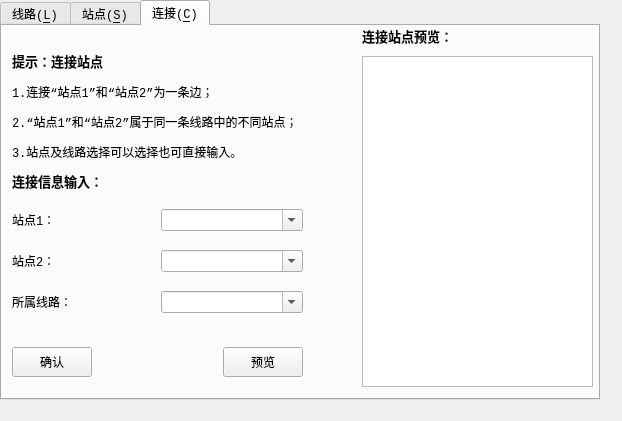
<?xml version="1.0" encoding="UTF-8"?>
<ui version="4.0">
 <class>ManageLines</class>
 <widget class="QDialog" name="ManageLines">
  <property name="enabled">
   <bool>true</bool>
  </property>
  <property name="geometry">
   <rect>
    <x>0</x>
    <y>0</y>
    <width>622</width>
    <height>421</height>
   </rect>
  </property>
  <property name="font">
   <font>
    <family>Consolas</family>
   </font>
  </property>
  <property name="windowTitle">
   <string>添加</string>
  </property>
  <property name="windowIcon">
   <iconset resource="resource.qrc">
    <normaloff>:/icon/icon/add.png</normaloff>:/icon/icon/add.png</iconset>
  </property>
  <widget class="QTabWidget" name="tabWidget">
   <property name="enabled">
    <bool>true</bool>
   </property>
   <property name="geometry">
    <rect>
     <x>0</x>
     <y>0</y>
     <width>600</width>
     <height>400</height>
    </rect>
   </property>
   <property name="tabPosition">
    <enum>QTabWidget::North</enum>
   </property>
   <property name="tabShape">
    <enum>QTabWidget::Rounded</enum>
   </property>
   <property name="currentIndex">
    <number>2</number>
   </property>
   <property name="elideMode">
    <enum>Qt::ElideNone</enum>
   </property>
   <widget class="QWidget" name="tabAddLine">
    <property name="font">
     <font>
      <family>Consolas</family>
     </font>
    </property>
    <attribute name="icon">
     <iconset resource="resource.qrc">
      <normaloff>:/icon/icon/subway.png</normaloff>:/icon/icon/subway.png</iconset>
    </attribute>
    <attribute name="title">
     <string>线路(&amp;L)</string>
    </attribute>
    <widget class="QLabel" name="label">
     <property name="geometry">
      <rect>
       <x>20</x>
       <y>0</y>
       <width>560</width>
       <height>160</height>
      </rect>
     </property>
     <property name="font">
      <font>
       <family>Consolas</family>
      </font>
     </property>
     <property name="text">
      <string>&lt;html&gt;&lt;head/&gt;&lt;body&gt;&lt;p&gt;&lt;span style=&quot; font-size:10pt; font-weight:600;&quot;&gt;说明：新增线路方法&lt;/span&gt;&lt;/p&gt;&lt;p&gt;1.先添加新线路信息；&lt;/p&gt;&lt;p&gt;2.然后在【站点】中添加线路站点；&lt;/p&gt;&lt;p&gt;3.最后在【连接】中确定站点连接关系；&lt;/p&gt;&lt;/body&gt;&lt;/html&gt;</string>
     </property>
    </widget>
    <widget class="QLabel" name="label_12">
     <property name="geometry">
      <rect>
       <x>20</x>
       <y>160</y>
       <width>191</width>
       <height>31</height>
      </rect>
     </property>
     <property name="text">
      <string>&lt;html&gt;&lt;head/&gt;&lt;body&gt;&lt;p&gt;&lt;span style=&quot; font-size:10pt; font-weight:600;&quot;&gt;线路信息输入：&lt;/span&gt;&lt;/p&gt;&lt;/body&gt;&lt;/html&gt;</string>
     </property>
    </widget>
    <widget class="QLabel" name="label_13">
     <property name="geometry">
      <rect>
       <x>340</x>
       <y>160</y>
       <width>91</width>
       <height>31</height>
      </rect>
     </property>
     <property name="text">
      <string>&lt;html&gt;&lt;head/&gt;&lt;body&gt;&lt;p&gt;&lt;span style=&quot; font-size:10pt; font-weight:600;&quot;&gt;线路预览：&lt;/span&gt;&lt;/p&gt;&lt;/body&gt;&lt;/html&gt;</string>
     </property>
    </widget>
    <widget class="QWidget" name="layoutWidget8">
     <property name="geometry">
      <rect>
       <x>20</x>
       <y>200</y>
       <width>278</width>
       <height>41</height>
      </rect>
     </property>
     <layout class="QHBoxLayout" name="horizontalLayout">
      <item>
       <widget class="QLabel" name="label_3">
        <property name="text">
         <string>线路名称：</string>
        </property>
        <property name="buddy">
         <cstring>routeNameLineEdit</cstring>
        </property>
       </widget>
      </item>
      <item>
       <widget class="QLineEdit" name="routeNameLineEdit">
        <property name="minimumSize">
         <size>
          <width>0</width>
          <height>30</height>
         </size>
        </property>
        <property name="maximumSize">
         <size>
          <width>16777215</width>
          <height>30</height>
         </size>
        </property>
        <property name="placeholderText">
         <string>请输入线路名</string>
        </property>
       </widget>
      </item>
     </layout>
    </widget>
    <widget class="QWidget" name="layoutWidget9">
     <property name="geometry">
      <rect>
       <x>20</x>
       <y>250</y>
       <width>281</width>
       <height>41</height>
      </rect>
     </property>
     <layout class="QHBoxLayout" name="horizontalLayout_2">
      <item>
       <widget class="QLabel" name="label_8">
        <property name="text">
         <string>线路颜色：</string>
        </property>
        <property name="buddy">
         <cstring>chooseColorPushButton</cstring>
        </property>
       </widget>
      </item>
      <item>
       <widget class="QPushButton" name="chooseColorPushButton">
        <property name="minimumSize">
         <size>
          <width>0</width>
          <height>30</height>
         </size>
        </property>
        <property name="maximumSize">
         <size>
          <width>16777215</width>
          <height>30</height>
         </size>
        </property>
        <property name="font">
         <font>
          <family>Consolas</family>
         </font>
        </property>
        <property name="text">
         <string>选择颜色</string>
        </property>
       </widget>
      </item>
     </layout>
    </widget>
    <widget class="QWidget" name="layoutWidget1">
     <property name="geometry">
      <rect>
       <x>20</x>
       <y>300</y>
       <width>281</width>
       <height>51</height>
      </rect>
     </property>
     <layout class="QHBoxLayout" name="horizontalLayout_3">
      <item>
       <widget class="QPushButton" name="routeCommitPushButton">
        <property name="minimumSize">
         <size>
          <width>0</width>
          <height>30</height>
         </size>
        </property>
        <property name="maximumSize">
         <size>
          <width>16777215</width>
          <height>30</height>
         </size>
        </property>
        <property name="font">
         <font>
          <family>Consolas</family>
         </font>
        </property>
        <property name="text">
         <string>确认</string>
        </property>
        <property name="default">
         <bool>true</bool>
        </property>
       </widget>
      </item>
      <item>
       <spacer name="horizontalSpacer">
        <property name="orientation">
         <enum>Qt::Horizontal</enum>
        </property>
        <property name="sizeHint" stdset="0">
         <size>
          <width>40</width>
          <height>20</height>
         </size>
        </property>
       </spacer>
      </item>
      <item>
       <widget class="QPushButton" name="routePreviewPushButton">
        <property name="minimumSize">
         <size>
          <width>0</width>
          <height>30</height>
         </size>
        </property>
        <property name="maximumSize">
         <size>
          <width>16777215</width>
          <height>30</height>
         </size>
        </property>
        <property name="text">
         <string>预览</string>
        </property>
       </widget>
      </item>
     </layout>
    </widget>
    <widget class="QGraphicsView" name="routePreview">
     <property name="geometry">
      <rect>
       <x>340</x>
       <y>190</y>
       <width>241</width>
       <height>161</height>
      </rect>
     </property>
    </widget>
   </widget>
   <widget class="QWidget" name="tabAddStation">
    <attribute name="icon">
     <iconset resource="resource.qrc">
      <normaloff>:/icon/icon/station.png</normaloff>:/icon/icon/station.png</iconset>
    </attribute>
    <attribute name="title">
     <string>站点(&amp;S)</string>
    </attribute>
    <widget class="QLabel" name="label_9">
     <property name="geometry">
      <rect>
       <x>10</x>
       <y>120</y>
       <width>121</width>
       <height>21</height>
      </rect>
     </property>
     <property name="text">
      <string>&lt;html&gt;&lt;head/&gt;&lt;body&gt;&lt;p&gt;&lt;span style=&quot; font-size:10pt; font-weight:600;&quot;&gt;地理坐标(&amp;amp;P)：&lt;/span&gt;&lt;/p&gt;&lt;/body&gt;&lt;/html&gt;</string>
     </property>
     <property name="buddy">
      <cstring>longitudeSpinBox</cstring>
     </property>
    </widget>
    <widget class="QLabel" name="label_23">
     <property name="geometry">
      <rect>
       <x>10</x>
       <y>220</y>
       <width>160</width>
       <height>80</height>
      </rect>
     </property>
     <property name="text">
      <string>&lt;html&gt;&lt;head/&gt;&lt;body&gt;&lt;p&gt;&lt;span style=&quot; font-size:10pt; font-weight:600;&quot;&gt;坐标有效范围:&lt;/span&gt;&lt;/p&gt;&lt;p&gt;min [ 121.0 , 30.9 ]&lt;/p&gt;&lt;p&gt;max [ 122.0 , 31.5 ]&lt;/p&gt;&lt;p&gt;&lt;br/&gt;&lt;/p&gt;&lt;/body&gt;&lt;/html&gt;</string>
     </property>
    </widget>
    <widget class="QLabel" name="label_10">
     <property name="geometry">
      <rect>
       <x>10</x>
       <y>0</y>
       <width>131</width>
       <height>21</height>
      </rect>
     </property>
     <property name="text">
      <string>&lt;html&gt;&lt;head/&gt;&lt;body&gt;&lt;p&gt;&lt;span style=&quot; font-size:10pt; font-weight:600;&quot;&gt;站点信息输入：&lt;/span&gt;&lt;/p&gt;&lt;/body&gt;&lt;/html&gt;</string>
     </property>
    </widget>
    <widget class="QLabel" name="label_14">
     <property name="geometry">
      <rect>
       <x>300</x>
       <y>0</y>
       <width>151</width>
       <height>21</height>
      </rect>
     </property>
     <property name="text">
      <string>&lt;html&gt;&lt;head/&gt;&lt;body&gt;&lt;p&gt;&lt;span style=&quot; font-size:10pt; font-weight:600;&quot;&gt;站点位置预览：&lt;/span&gt;&lt;/p&gt;&lt;/body&gt;&lt;/html&gt;</string>
     </property>
    </widget>
    <widget class="QGraphicsView" name="stationPreview">
     <property name="geometry">
      <rect>
       <x>305</x>
       <y>31</y>
       <width>281</width>
       <height>321</height>
      </rect>
     </property>
    </widget>
    <widget class="QWidget" name="layoutWidget2">
     <property name="geometry">
      <rect>
       <x>10</x>
       <y>30</y>
       <width>278</width>
       <height>26</height>
      </rect>
     </property>
     <layout class="QHBoxLayout" name="horizontalLayout_4">
      <item>
       <widget class="QLabel" name="label_4">
        <property name="text">
         <string>站点名称：</string>
        </property>
        <property name="buddy">
         <cstring>stationNameLineEdit</cstring>
        </property>
       </widget>
      </item>
      <item>
       <widget class="QLineEdit" name="stationNameLineEdit">
        <property name="minimumSize">
         <size>
          <width>0</width>
          <height>0</height>
         </size>
        </property>
        <property name="maximumSize">
         <size>
          <width>16777215</width>
          <height>16777215</height>
         </size>
        </property>
        <property name="font">
         <font>
          <family>Consolas</family>
         </font>
        </property>
        <property name="text">
         <string/>
        </property>
        <property name="placeholderText">
         <string>添加站点名</string>
        </property>
       </widget>
      </item>
     </layout>
    </widget>
    <widget class="QWidget" name="layoutWidget3">
     <property name="geometry">
      <rect>
       <x>10</x>
       <y>150</y>
       <width>231</width>
       <height>61</height>
      </rect>
     </property>
     <layout class="QVBoxLayout" name="verticalLayout">
      <item>
       <layout class="QHBoxLayout" name="horizontalLayout_5">
        <item>
         <widget class="QLabel" name="labelLongitude">
          <property name="minimumSize">
           <size>
            <width>35</width>
            <height>20</height>
           </size>
          </property>
          <property name="font">
           <font>
            <family>Consolas</family>
           </font>
          </property>
          <property name="text">
           <string>东经&amp;E</string>
          </property>
          <property name="buddy">
           <cstring>longitudeSpinBox</cstring>
          </property>
         </widget>
        </item>
        <item>
         <widget class="QDoubleSpinBox" name="longitudeSpinBox">
          <property name="minimumSize">
           <size>
            <width>85</width>
            <height>20</height>
           </size>
          </property>
          <property name="decimals">
           <number>7</number>
          </property>
          <property name="minimum">
           <double>121.000000000000000</double>
          </property>
          <property name="maximum">
           <double>122.000000000000000</double>
          </property>
          <property name="singleStep">
           <double>0.100000000000000</double>
          </property>
          <property name="value">
           <double>121.000000000000000</double>
          </property>
         </widget>
        </item>
       </layout>
      </item>
      <item>
       <layout class="QHBoxLayout" name="horizontalLayout_6">
        <item>
         <widget class="QLabel" name="labelLatitude">
          <property name="minimumSize">
           <size>
            <width>35</width>
            <height>20</height>
           </size>
          </property>
          <property name="font">
           <font>
            <family>Consolas</family>
           </font>
          </property>
          <property name="text">
           <string>北纬&amp;N</string>
          </property>
          <property name="buddy">
           <cstring>latitudeSpinBox</cstring>
          </property>
         </widget>
        </item>
        <item>
         <widget class="QDoubleSpinBox" name="latitudeSpinBox">
          <property name="minimumSize">
           <size>
            <width>85</width>
            <height>20</height>
           </size>
          </property>
          <property name="decimals">
           <number>7</number>
          </property>
          <property name="minimum">
           <double>30.899999999999999</double>
          </property>
          <property name="maximum">
           <double>31.449999999999999</double>
          </property>
          <property name="singleStep">
           <double>0.100000000000000</double>
          </property>
          <property name="value">
           <double>30.899999999999999</double>
          </property>
         </widget>
        </item>
       </layout>
      </item>
     </layout>
    </widget>
    <widget class="QWidget" name="layoutWidget4">
     <property name="geometry">
      <rect>
       <x>10</x>
       <y>310</y>
       <width>281</width>
       <height>51</height>
      </rect>
     </property>
     <layout class="QHBoxLayout" name="horizontalLayout_7">
      <item>
       <widget class="QPushButton" name="stationCommitPushButton">
        <property name="minimumSize">
         <size>
          <width>0</width>
          <height>30</height>
         </size>
        </property>
        <property name="maximumSize">
         <size>
          <width>16777215</width>
          <height>30</height>
         </size>
        </property>
        <property name="font">
         <font>
          <family>Consolas</family>
         </font>
        </property>
        <property name="text">
         <string>确认</string>
        </property>
        <property name="default">
         <bool>true</bool>
        </property>
       </widget>
      </item>
      <item>
       <spacer name="horizontalSpacer_2">
        <property name="orientation">
         <enum>Qt::Horizontal</enum>
        </property>
        <property name="sizeHint" stdset="0">
         <size>
          <width>40</width>
          <height>20</height>
         </size>
        </property>
       </spacer>
      </item>
      <item>
       <widget class="QPushButton" name="stationPreviewPushButton">
        <property name="minimumSize">
         <size>
          <width>0</width>
          <height>30</height>
         </size>
        </property>
        <property name="maximumSize">
         <size>
          <width>16777215</width>
          <height>30</height>
         </size>
        </property>
        <property name="text">
         <string>预览</string>
        </property>
       </widget>
      </item>
     </layout>
    </widget>
    <widget class="QWidget" name="layoutWidget5">
     <property name="geometry">
      <rect>
       <x>10</x>
       <y>70</y>
       <width>281</width>
       <height>31</height>
      </rect>
     </property>
     <layout class="QHBoxLayout" name="horizontalLayout_8">
      <item>
       <widget class="QLabel" name="label_11">
        <property name="text">
         <string>&lt;html&gt;&lt;head/&gt;&lt;body&gt;&lt;p&gt;&lt;span style=&quot; font-size:10pt; font-weight:600;&quot;&gt;选择添加到线路：&lt;/span&gt;&lt;/p&gt;&lt;/body&gt;&lt;/html&gt;</string>
        </property>
       </widget>
      </item>
      <item>
       <widget class="QComboBox" name="chooseRouteComboBox"/>
      </item>
     </layout>
    </widget>
   </widget>
   <widget class="QWidget" name="tabAddConnection">
    <property name="enabled">
     <bool>true</bool>
    </property>
    <attribute name="icon">
     <iconset resource="resource.qrc">
      <normaloff>:/icon/icon/connect.png</normaloff>:/icon/icon/connect.png</iconset>
    </attribute>
    <attribute name="title">
     <string>连接(&amp;C)</string>
    </attribute>
    <widget class="QLabel" name="label_2">
     <property name="geometry">
      <rect>
       <x>10</x>
       <y>20</y>
       <width>560</width>
       <height>121</height>
      </rect>
     </property>
     <property name="text">
      <string>&lt;html&gt;&lt;head/&gt;&lt;body&gt;&lt;p&gt;&lt;span style=&quot; font-size:10pt; font-weight:600;&quot;&gt;提示：&lt;/span&gt;&lt;span style=&quot; font-size:10pt; font-weight:600;&quot;&gt;连接站点&lt;/span&gt;&lt;/p&gt;&lt;p&gt;1.连接“站点1”和“站点2”为一条边；&lt;/p&gt;&lt;p&gt;2.“站点1”和“站点2”属于同一条线路中的不同站点；&lt;/p&gt;&lt;p&gt;3.站点及线路选择可以选择也可直接输入。&lt;/p&gt;&lt;/body&gt;&lt;/html&gt;</string>
     </property>
    </widget>
    <widget class="QLabel" name="label_15">
     <property name="geometry">
      <rect>
       <x>10</x>
       <y>130</y>
       <width>161</width>
       <height>51</height>
      </rect>
     </property>
     <property name="text">
      <string>&lt;html&gt;&lt;head/&gt;&lt;body&gt;&lt;p&gt;&lt;span style=&quot; font-size:10pt; font-weight:600;&quot;&gt;连接信息输入：&lt;/span&gt;&lt;/p&gt;&lt;/body&gt;&lt;/html&gt;</string>
     </property>
    </widget>
    <widget class="QLabel" name="label_16">
     <property name="geometry">
      <rect>
       <x>360</x>
       <y>0</y>
       <width>131</width>
       <height>21</height>
      </rect>
     </property>
     <property name="text">
      <string>&lt;html&gt;&lt;head/&gt;&lt;body&gt;&lt;p&gt;&lt;span style=&quot; font-size:10pt; font-weight:600;&quot;&gt;连接站点预览：&lt;/span&gt;&lt;/p&gt;&lt;/body&gt;&lt;/html&gt;</string>
     </property>
    </widget>
    <widget class="QWidget" name="layoutWidget6">
     <property name="geometry">
      <rect>
       <x>10</x>
       <y>170</y>
       <width>291</width>
       <height>131</height>
      </rect>
     </property>
     <layout class="QVBoxLayout" name="verticalLayout_2">
      <item>
       <layout class="QHBoxLayout" name="horizontalLayout_9">
        <item>
         <widget class="QLabel" name="label_5">
          <property name="text">
           <string>站点1：</string>
          </property>
          <property name="buddy">
           <cstring>station1ComboBox</cstring>
          </property>
         </widget>
        </item>
        <item>
         <widget class="QComboBox" name="station1ComboBox">
          <property name="enabled">
           <bool>true</bool>
          </property>
          <property name="minimumSize">
           <size>
            <width>0</width>
            <height>0</height>
           </size>
          </property>
          <property name="maximumSize">
           <size>
            <width>16777215</width>
            <height>16777215</height>
           </size>
          </property>
          <property name="font">
           <font>
            <family>Consolas</family>
           </font>
          </property>
          <property name="editable">
           <bool>true</bool>
          </property>
          <property name="currentIndex">
           <number>-1</number>
          </property>
         </widget>
        </item>
       </layout>
      </item>
      <item>
       <layout class="QHBoxLayout" name="horizontalLayout_10">
        <item>
         <widget class="QLabel" name="label_6">
          <property name="text">
           <string>站点2：</string>
          </property>
          <property name="buddy">
           <cstring>station2ComboBox</cstring>
          </property>
         </widget>
        </item>
        <item>
         <widget class="QComboBox" name="station2ComboBox">
          <property name="minimumSize">
           <size>
            <width>0</width>
            <height>0</height>
           </size>
          </property>
          <property name="maximumSize">
           <size>
            <width>16777215</width>
            <height>16777215</height>
           </size>
          </property>
          <property name="font">
           <font>
            <family>Consolas</family>
           </font>
          </property>
          <property name="editable">
           <bool>true</bool>
          </property>
         </widget>
        </item>
       </layout>
      </item>
      <item>
       <layout class="QHBoxLayout" name="horizontalLayout_11">
        <item>
         <widget class="QLabel" name="label_7">
          <property name="text">
           <string>所属线路：</string>
          </property>
          <property name="buddy">
           <cstring>connectRouteComboBox</cstring>
          </property>
         </widget>
        </item>
        <item>
         <widget class="QComboBox" name="connectRouteComboBox">
          <property name="minimumSize">
           <size>
            <width>0</width>
            <height>0</height>
           </size>
          </property>
          <property name="maximumSize">
           <size>
            <width>16777215</width>
            <height>16777215</height>
           </size>
          </property>
          <property name="font">
           <font>
            <family>Consolas</family>
           </font>
          </property>
          <property name="editable">
           <bool>true</bool>
          </property>
         </widget>
        </item>
       </layout>
      </item>
     </layout>
    </widget>
    <widget class="QWidget" name="layoutWidget7">
     <property name="geometry">
      <rect>
       <x>10</x>
       <y>320</y>
       <width>291</width>
       <height>32</height>
      </rect>
     </property>
     <layout class="QHBoxLayout" name="horizontalLayout_12">
      <item>
       <widget class="QPushButton" name="connectCommitPushButton">
        <property name="minimumSize">
         <size>
          <width>0</width>
          <height>30</height>
         </size>
        </property>
        <property name="maximumSize">
         <size>
          <width>16777215</width>
          <height>30</height>
         </size>
        </property>
        <property name="font">
         <font>
          <family>Consolas</family>
         </font>
        </property>
        <property name="text">
         <string>确认</string>
        </property>
        <property name="default">
         <bool>true</bool>
        </property>
       </widget>
      </item>
      <item>
       <spacer name="horizontalSpacer_3">
        <property name="orientation">
         <enum>Qt::Horizontal</enum>
        </property>
        <property name="sizeHint" stdset="0">
         <size>
          <width>40</width>
          <height>20</height>
         </size>
        </property>
       </spacer>
      </item>
      <item>
       <widget class="QPushButton" name="connectPreviewPushButton">
        <property name="minimumSize">
         <size>
          <width>0</width>
          <height>30</height>
         </size>
        </property>
        <property name="maximumSize">
         <size>
          <width>16777215</width>
          <height>30</height>
         </size>
        </property>
        <property name="text">
         <string>预览</string>
        </property>
       </widget>
      </item>
     </layout>
    </widget>
    <widget class="QGraphicsView" name="connectPreview">
     <property name="geometry">
      <rect>
       <x>360</x>
       <y>30</y>
       <width>231</width>
       <height>331</height>
      </rect>
     </property>
    </widget>
   </widget>
  </widget>
 </widget>
 <resources>
  <include location="resource.qrc"/>
 </resources>
 <connections/>
</ui>
